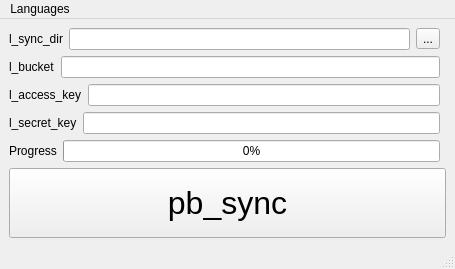
<?xml version="1.0" encoding="UTF-8"?>
<ui version="4.0">
 <class>MainWindow</class>
 <widget class="QMainWindow" name="MainWindow">
  <property name="geometry">
   <rect>
    <x>0</x>
    <y>0</y>
    <width>455</width>
    <height>269</height>
   </rect>
  </property>
  <property name="windowTitle">
   <string>Hs_SCSync</string>
  </property>
  <widget class="QWidget" name="centralwidget">
   <layout class="QGridLayout" name="gridLayout_4">
    <item row="6" column="0" colspan="2">
     <widget class="QPushButton" name="pb_sync">
      <property name="sizePolicy">
       <sizepolicy hsizetype="Expanding" vsizetype="Expanding">
        <horstretch>0</horstretch>
        <verstretch>0</verstretch>
       </sizepolicy>
      </property>
      <property name="font">
       <font>
        <pointsize>24</pointsize>
       </font>
      </property>
      <property name="text">
       <string>pb_sync</string>
      </property>
     </widget>
    </item>
    <item row="5" column="0">
     <layout class="QGridLayout" name="gridLayout_3">
      <item row="0" column="0">
       <widget class="QLabel" name="l_progress">
        <property name="text">
         <string>Progress</string>
        </property>
       </widget>
      </item>
      <item row="0" column="1">
       <widget class="QProgressBar" name="pb_progress">
        <property name="value">
         <number>0</number>
        </property>
       </widget>
      </item>
     </layout>
    </item>
    <item row="2" column="0">
     <layout class="QGridLayout" name="gridLayout">
      <item row="0" column="1">
       <widget class="QLineEdit" name="le_bucket"/>
      </item>
      <item row="0" column="0">
       <widget class="QLabel" name="l_bucket">
        <property name="text">
         <string>l_bucket</string>
        </property>
       </widget>
      </item>
     </layout>
    </item>
    <item row="0" column="0" rowspan="2">
     <layout class="QGridLayout" name="gridLayout_2">
      <item row="0" column="1">
       <widget class="QLineEdit" name="le_sync_dir"/>
      </item>
      <item row="0" column="0">
       <widget class="QLabel" name="l_sync_dir">
        <property name="text">
         <string>l_sync_dir</string>
        </property>
       </widget>
      </item>
      <item row="0" column="2">
       <widget class="QToolButton" name="tb_browser">
        <property name="text">
         <string>...</string>
        </property>
       </widget>
      </item>
     </layout>
    </item>
    <item row="3" column="0">
     <layout class="QGridLayout" name="gridLayout_6">
      <item row="0" column="1">
       <widget class="QLineEdit" name="le_access_key"/>
      </item>
      <item row="0" column="0">
       <widget class="QLabel" name="l_access_key">
        <property name="text">
         <string>l_access_key</string>
        </property>
       </widget>
      </item>
     </layout>
    </item>
    <item row="4" column="0">
     <layout class="QGridLayout" name="gridLayout_7">
      <item row="0" column="1">
       <widget class="QLineEdit" name="le_secret_key"/>
      </item>
      <item row="0" column="0">
       <widget class="QLabel" name="l_secret_key">
        <property name="text">
         <string>l_secret_key</string>
        </property>
       </widget>
      </item>
     </layout>
    </item>
   </layout>
  </widget>
  <widget class="QStatusBar" name="statusbar"/>
  <widget class="QMenuBar" name="menuBar">
   <property name="geometry">
    <rect>
     <x>0</x>
     <y>0</y>
     <width>455</width>
     <height>22</height>
    </rect>
   </property>
   <widget class="QMenu" name="m_languages">
    <property name="title">
     <string>Languages</string>
    </property>
   </widget>
   <addaction name="m_languages"/>
  </widget>
 </widget>
 <resources/>
 <connections/>
</ui>
